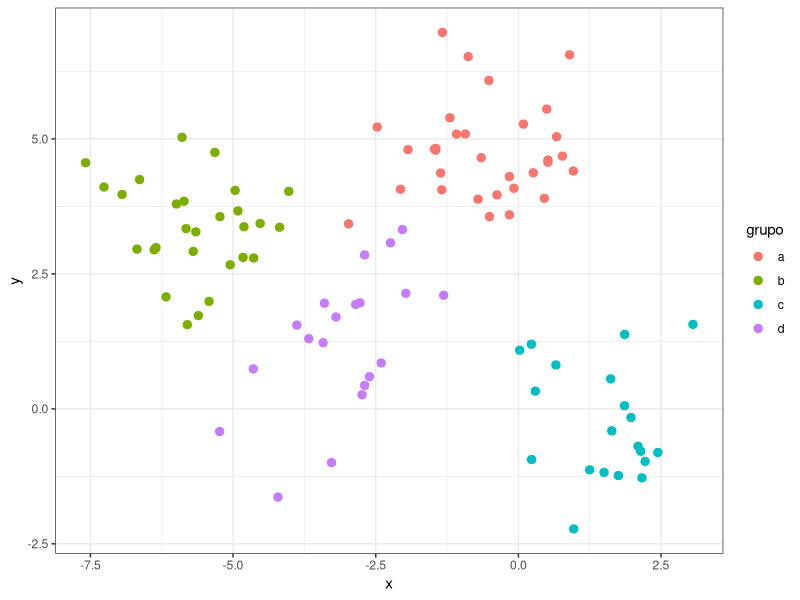
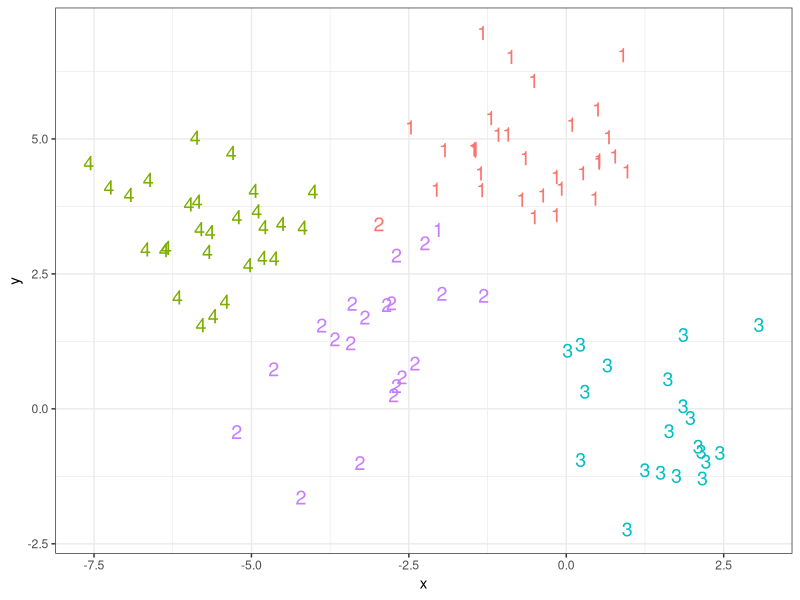
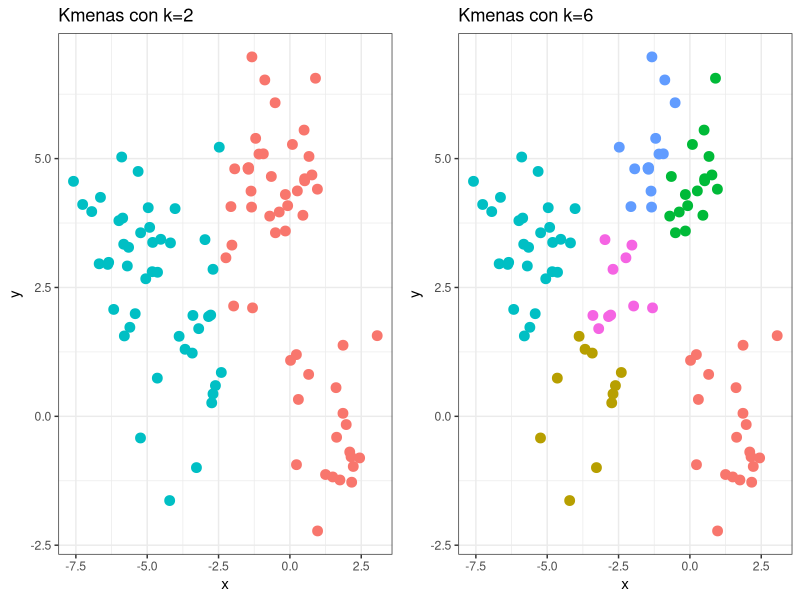

Reproduce these figures in R, in order.
# Los siguientes datos simulados contienen observaciones que pertenecen a cuatro grupos distintos.
# Se pretende aplicar K-means-clustering con el fin de identificarlos.

library(tidyverse)
library(ggpubr)
set.seed(101)
# Se simulan datos aleatorios con dos dimensiones
datos <- matrix(rnorm(n = 100*2), nrow = 100, ncol = 2,
                dimnames = list(NULL,c("x", "y")))
datos <- as.data.frame(datos)

# Se determina la media que va a tener cada grupo en cada una de las dos
# dimensiones. En total 2*4 medias. Este valor se utiliza para separar
# cada grupo de los demás.
media_grupos <- matrix(rnorm(n = 8, mean = 0, sd = 4), nrow = 4, ncol = 2,
                       dimnames = list(NULL, c("media_x", "media_y")))
media_grupos <- as.data.frame(media_grupos)
media_grupos <- media_grupos %>% mutate(grupo = c("a","b","c","d"))

# Se genera un vector que asigne aleatoriamente cada observación a uno de
# los 4 grupos
datos <- datos %>% mutate(grupo = sample(x = c("a","b","c","d"),
                                         size = 100,
                                         replace = TRUE))

# Se incrementa el valor de cada observación con la media correspondiente al
# grupo asignado.
datos <- left_join(datos, media_grupos, by = "grupo")
datos <- datos %>% mutate(x = x + media_x,
                          y = y + media_y)

ggplot(data = datos, aes(x = x, y = y, color = grupo)) +
  geom_point(size = 2.5) +
  theme_bw()


# La función kmeans() del paquete stats realiza K-mean-clustering. Entre sus argumentos
# destacan: centers, que determina el número K de clusters que se van a generar y nstart,
# que determina el número de veces que se va a repetir el proceso, cada vez con una
# asignación aleatoria inicial distinta. Es recomendable que este último valor sea alto,
# entre 25-50, para no obtener resultados malos debido a una iniciación poco afortunada del proceso.

# Como los datos se han simulado considerando que todas las dimensiones tienen aproximadamente
# la misma magnitud, no es necesario escalarlos ni centrarlos. De no ser así, sí que habría que hacerlo.
set.seed(101)
km_clusters <- kmeans(x = datos[, c("x", "y")], centers = 4, nstart = 50)
km_clusters

# El objeto devuelto por la función kmeans() contiene entre otros datos: la media de cada una de
# las variables para cada cluster (centers), un vector indicando a que cluster se ha asignado
# cada observación (cluster), la suma de cuadrados interna de cada cluster (withinss) y la suma
# total de cuadrados internos de todos los clusters (tot.withinss). Al imprimir el resultado
# también se muestra y el ratio de la suma de cuadrados entre-clusters y la suma de cuadrados
# totales. Este ratio es equivalente al R2 de los modelos de regresión, indica el porcentaje de
# varianza explicada por el modelo respecto al total de varianza observada. Puede utilizarse para
# evaluar el clustering obtenido pero, al igual que ocurre con R2 al incrementar el número de
# predictores, el ratio between_SS / total_SS aumenta con el número de clusters creados. Esto
# último se debe de tener en cuenta para evitar problemas de overfitting.

# Al tratarse de una simulación, se conoce el número real de grupos (4) y a cuál de ellos pertenece
# cada observación. Esto no sucede en la mayoría de casos prácticos, pero es útil para evaluar cómo
# de bueno es el método de K-means-clustering clasificando las observaciones.

# Se representa el número de cluster al que se ha asignado cada observación y
# se muestra con un código de color el grupo real al que pertenece.

datos <- datos %>% mutate(cluster = km_clusters$cluster)
datos <- datos %>% mutate(cluster = as.factor(cluster),
                          grupo   = as.factor(grupo))

ggplot(data = datos, aes(x = x, y = y, color = grupo)) +
  geom_text(aes(label = cluster), size = 5) +
  theme_bw() +
  theme(legend.position = "none")


# El gráfico muestra que solo dos observaciones se han agrupado incorrectamente. Este tipo de
# visualización es muy útil e informativa, sin embargo, solo es posible cuando se trabaja con
# dos dimensiones y se conocen los verdaderos grupos a los que pertenecen las observaciones.
# Si los datos contienen más de dos variables (dimensiones), una posible solución es utilizar
# las dos primeras componentes principales obtenidas en un PCA previo.

# El número de aciertos y errores puede representarse también en modo de matriz de confusión.
# A la hora de interpretar estas matrices, es importante recordar que el clustering asigna
# las observaciones a clusters cuyo identificador no tiene que por qué coincidir con la
# nomenclatura empleada para los grupos reales. Por ejemplo, el grupo b podría haberse
# llamado en su lugar grupo 2 y haberse asignado al cluster 1. Así pues, por cada fila de
# la matriz cabe esperar un valor alto (coincidencias) para una de las posiciones y valores
# bajos en las otras (errores de clasificación), pero no tienen por qué coincidir los nombres.

table(km_clusters$cluster, datos[, "grupo"],
      dnn = list("cluster", "grupo real"))

# En este análisis, solo 2 de las 100 observaciones se han agrupado erróneamente. De nuevo
# repetir que, en la realidad, no se suelen conocer los verdaderos grupos en los que se
# dividen las observaciones, de lo contrario no se necesitaría aplicar clustering.

# Supóngase ahora que se trata de un caso real, en el que se desconoce el número de grupos
# en los que se subdividen las observaciones. El investigador tendría que probar con diferentes
# valores de K y decidir cuál parece más razonable (en los siguientes apartados se describen
# métodos más sofisticados). A continuación, se muestran los resultados para K=2 y K=6.


# Resultados para K = 2
datos <- datos %>% select(x, y)
set.seed(101)
km_clusters_2 <- kmeans(x = datos, centers = 2, nstart = 50)
datos <- datos %>% mutate(cluster = km_clusters_2$cluster)
p1 <- ggplot(data = datos, aes(x = x, y = y, color = as.factor(cluster))) +
      geom_point(size = 3) +
      labs(title = "Kmenas con k=2") +
      theme_bw() +
      theme(legend.position = "none")


# Resultados para K = 6
datos <- datos %>% select(x, y)
set.seed(101)
km_clusters_6 <- kmeans(x = datos, centers = 6, nstart = 50)
datos <- datos %>% mutate(cluster = km_clusters_6$cluster)
p2 <- ggplot(data = datos, aes(x = x, y = y, color = as.factor(cluster))) +
      geom_point(size = 3) +
      labs(title = "Kmenas con k=6") +
      theme_bw() +
      theme(legend.position = "none")

ggarrange(p1, p2)


# Al observar los resultados obtenidos para K = 2, es intuitivo pensar que el grupo que se
# encuentra entorno a las coordenadas x=−1,y=6 (mayoritariamente considerado como azul)
# debería ser un grupo separado. Para K = 6 no parece muy razonable la separación de los
# grupos rojo y verde. Este ejemplo muestra la principal limitación del método de K-means,
# el hecho de tener que escoger de antemano el número de clusters que se generan. El siguiente
# ejemplo, se muestra una de las estrategias para identificar posibles valores de K óptimos.
